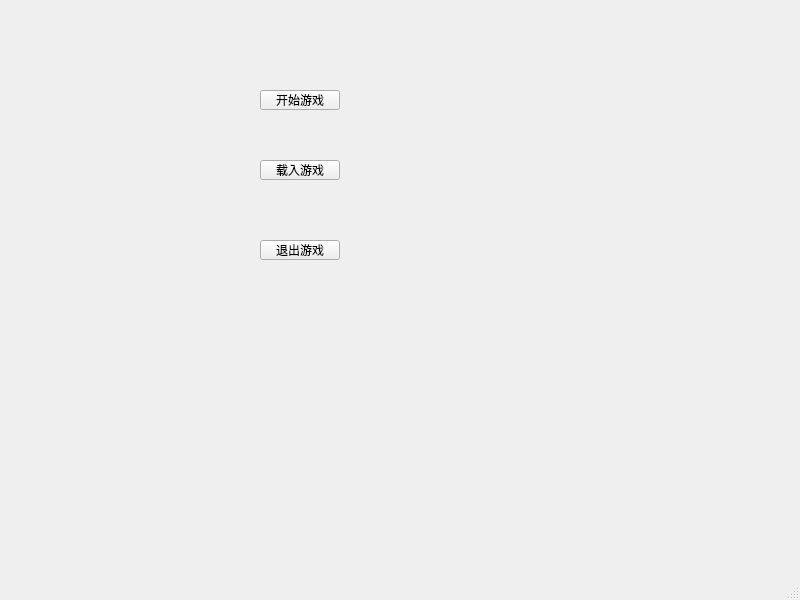
<?xml version="1.0" encoding="UTF-8"?>
<ui version="4.0">
 <class>StartScene</class>
 <widget class="QMainWindow" name="StartScene">
  <property name="geometry">
   <rect>
    <x>0</x>
    <y>0</y>
    <width>800</width>
    <height>600</height>
   </rect>
  </property>
  <property name="windowTitle">
   <string>MainWindow</string>
  </property>
  <widget class="QWidget" name="centralwidget">
   <widget class="QPushButton" name="pushButton">
    <property name="geometry">
     <rect>
      <x>260</x>
      <y>90</y>
      <width>80</width>
      <height>20</height>
     </rect>
    </property>
    <property name="text">
     <string>开始游戏</string>
    </property>
   </widget>
   <widget class="QPushButton" name="pushButton_2">
    <property name="geometry">
     <rect>
      <x>260</x>
      <y>160</y>
      <width>80</width>
      <height>20</height>
     </rect>
    </property>
    <property name="text">
     <string>载入游戏</string>
    </property>
   </widget>
   <widget class="QPushButton" name="pushButton_3">
    <property name="geometry">
     <rect>
      <x>260</x>
      <y>240</y>
      <width>80</width>
      <height>20</height>
     </rect>
    </property>
    <property name="text">
     <string>退出游戏</string>
    </property>
   </widget>
  </widget>
  <widget class="QMenuBar" name="menubar">
   <property name="geometry">
    <rect>
     <x>0</x>
     <y>0</y>
     <width>800</width>
     <height>21</height>
    </rect>
   </property>
  </widget>
  <widget class="QStatusBar" name="statusbar"/>
 </widget>
 <resources/>
 <connections/>
</ui>
